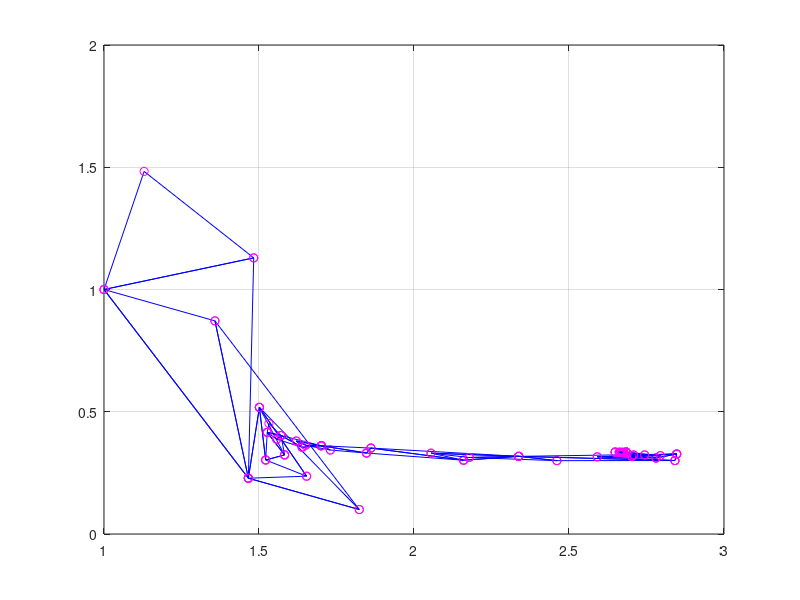

The MATLAB source for this figure:
function Simplex

% Daugiklis 1/8 ignoruojamas, kadangi neturi itakos rezultatui
f = @(X) (1 / 8) * (X(1) .^ 2) .* X(2) + X(1) .* (X(2) .^ 2) - X(1) .* X(2);

% pradiniai artiniai
X_0 = [0, 0];
X_1 = [1, 1];
X_m = [4 / 10, 7 / 10];
X_n = [1 / 2, 1 / 2];

% pasirenkamas pradinis artinys
X0 = X_1;

% pasirenkami parametrai
gamma = 2;
beta = 0.5;
eta = - 0.5;
teta = 1;

epsilon = 10 ^ (- 4); % tikslumas

% Pradinio simplekso sudarymas
alpha = 1 / 2; % reguliuoja simplekso krastines ilgi
n = 2; % keliu kintamuju funkcija yra minimizuojama
delta1 = alpha * (sqrt(n + 1) + n - 1) / (n * sqrt(2));
delta2 = alpha * (sqrt(n + 1) - 1) / (n * sqrt(2));

% kitos simplekso virsunes
X1 = [X0(1, 1) + delta2, X0(1, 2) + delta1];
X2 = [X0(1, 1) + delta1, X0(1, 2) + delta2];

% funkcijos reiksmes simplekso virsunese
y0 = f(X0);
y1 = f(X1);
y2 = f(X2);

% simplekso virsuniu masyvas
X = [X0; X1; X2];

% funkcijos reiksmiu simplekso virsunese masyvas
y = [y0, y1, y2];

% Pradinio simplekso braizymas:
deltax = [X0(1), X0(1), X1(1); X1(1), X2(1), X2(1)];
deltay = [X0(2), X0(2), X1(2); X1(2), X2(2), X2(2)];
plot(deltax, deltay, 'b');
grid on;
hold on;
plot(X(:, 1), X(:, 2), 'mo'); % atvaizduoja bandymo taskus rutuliukais
hold on;

k = 1; % iteraciju skaitliukas (pradinio simplekso sudarymas = 1 iteracija)
i = 3; % funkcijos kvietimu skaiciaus skaitliukas
kmax = 100; % maksimalus iteraciju skaicius
imax = 100; % maksimalus funkcijos kvietimu skaicius

format short;

% Metodo realizavimas
disp(['   x1   x2    f(x1,x2)    k    (f kv. sk.)']);
disp('-----------------------------------------------');

goal = false;
while ~ goal
    % Randami Xh, Xg, Xl ir funkcijos reiksmes siuose taskuose yh, yg, yl
    [~, nr] = sort(y); % y0, y1, y2 reiksmes isdestomos didejimo tvarka; nr rodys ju numerius masyve y
 
    yl = y(nr(1)); % maziausia y reiksme
    Xl = X(nr(1), :);
 
    yh = y(nr(n + 1)); % didziausia y reiksme
    Xh = X(nr(n + 1), :);
 
    yg = y(nr(n)); % antra pagal dydi y reiksme
    Xg = X(nr(n), :);
 
    % Viduriu tasko Xc ir naujo artinio Xnew apskaiciavimas
    Xc = (Xg + Xl) / 2;
 
    Xnew = Xh + (1 + teta) * (Xc - Xh);
    ynew = f(Xnew);
    i = i + 1;
 
    % Jei bent viena neigiama koordinate, keiciame krypti
    if Xnew(1) <= 0 || Xnew(2) <= 0
        disp('Neigiama artinio koordinate! Keiciame krypti.');
        teta = - 1 / 2;
        Xnew = Xh + (1 + teta) * (Xc - Xh);
        ynew = f(Xnew);
        i = i + 1;
    endif
 
    % Naujo simplekso sudarymas
    if (yl < ynew) && (ynew < yg)
        teta = 1;
    elseif ynew < yl
        teta = gamma;
        Z = Xh + (1 + teta) * (Xc - Xh);
        yz = f(Z);
        i = i + 1;
        if yz < ynew
            ynew = yz;
            Xnew = Z;
        endif
    elseif ynew > yh
        teta = eta;
        Z = Xh + (1 + teta) * (Xc - Xh);
        Xnew = Z;
        ynew = f(Z);
        i = i + 1;
    elseif (yg < ynew) && (ynew < yh)
        teta = beta;
        Z = Xh + (1 + teta) * (Xc - Xh);
        Xnew = Z;
        ynew = f(Z);
        i = i + 1;
    endif
 
    if Xnew(1) <= 0 || Xnew(2) <= 0
        disp('Neigiama artinio koordinate! Keiciame krypti.');
        teta = - 1 / 2;
        Xnew = Xh + (1 + teta) * (Xc - Xh);
        ynew = f(Xnew);
        i = i + 1;
    endif
 
     fprintf('%f    %f   %f %d   %d', Xnew, ynew, k, i);
 
    count = 0;
 
    if max([norm(Xl - Xg), norm(Xl - Xh), norm(Xg - Xh)]) < epsilon
        disp(' ')
        disp(['Simpleksas tapo mazas (krastiniu ilgiai mazesni uz epsilon=', num2str(epsilon), ')']);
        count = count + 1;
    endif
 
    if max([abs(yl - yg), abs(yl - yh), abs(yg - yh)]) < epsilon
        disp(' ')
        disp(['Funkcijos reiksmes simplekso virsunese panasios (tikslumu epsilon=', num2str(epsilon), ')']);
        count = count + 1;
    endif
 
    if i >= imax
        count = count + 1;
        if count == 3
            disp(' ');
            disp('Patenkinamos sustojimo salygos. Skaiciavimai baigiami, nes:');
            disp(['1) simpleksas tapo mazas (krastiniu ilgiai mazesni uz epsilon=', num2str(epsilon), ')']);
            disp(['2) funkcijos reiksmes simplekso virsunes panasios (tikslumu epsilon=', num2str(epsilon), ')']);
            disp(['3) pasiektas maksimalus funkciju kvietimu skaicius=', num2str(imax), ')']);
            goal = true;
        else
            disp(['Pasiektas maksimalus iteraciju skaicius i=', num2str(imax)]);
        endif
    endif
 
    if k == kmax
        format short;
        disp(['Pasiektas maksimalus iteraciju skaicius k=', num2str(kmax)]);
        break
    endif
 
    k = k + 1;
    y = [yl, yg, ynew];
    X = [Xl; Xg; Xnew];
 
    % Simplekso braizymas:
    deltax = [Xl(1), Xl(1), Xg(1); Xg(1), Xnew(1), Xnew(1)];
    deltay = [Xl(2), Xl(2), Xg(2); Xg(2), Xnew(2), Xnew(2)];
    plot(deltax, deltay, 'b');
    hold on;
    plot(X(:, 1), X(:, 2), 'mo');
    hold on;
 
    % used for pretty output
    if ~ count
        disp(' ');
    endif
 
endwhile
